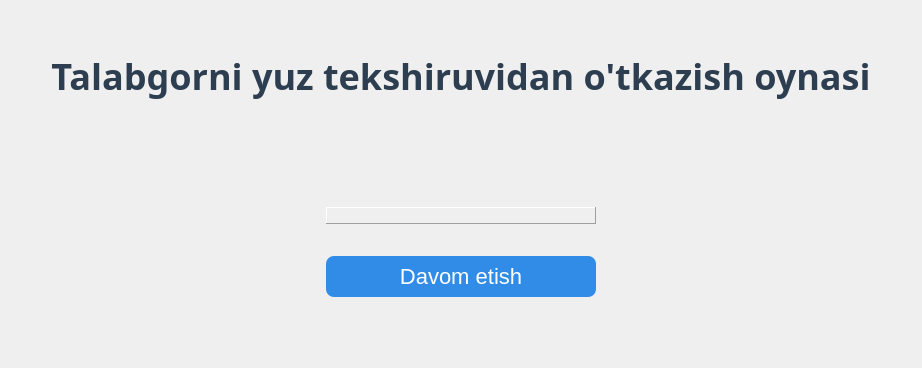
      <widget class="QWidget" name="page_face">
       <layout class="QGridLayout" name="gridLayout_3">
        <item row="1" column="1">
         <layout class="QVBoxLayout" name="verticalLayout_11">
          <item>
           <widget class="QLabel" name="label_face_check">
            <property name="sizePolicy">
             <sizepolicy hsizetype="Preferred" vsizetype="Preferred">
              <horstretch>0</horstretch>
              <verstretch>0</verstretch>
             </sizepolicy>
            </property>
            <property name="font">
             <font>
              <family>Segoe UI,Arial</family>
              <pointsize>-1</pointsize>
              <weight>75</weight>
              <bold>true</bold>
             </font>
            </property>
            <property name="styleSheet">
             <string notr="true">QLabel {
    color: #2c3e50;
    font-size: 36px;
    font-weight: bold;
    font-family: &quot;Segoe UI&quot;, &quot;Arial&quot;;
}</string>
            </property>
            <property name="text">
             <string>Talabgorni yuz tekshiruvidan o'tkazish oynasi</string>
            </property>
            <property name="alignment">
             <set>Qt::AlignCenter</set>
            </property>
           </widget>
          </item>
          <item>
           <spacer name="verticalSpacer_4">
            <property name="orientation">
             <enum>Qt::Vertical</enum>
            </property>
            <property name="sizeHint" stdset="0">
             <size>
              <width>20</width>
              <height>100</height>
             </size>
            </property>
           </spacer>
          </item>
          <item>
           <layout class="QHBoxLayout" name="horizontalLayout_4">
            <item>
             <widget class="QLabel" name="label_13">
              <property name="text">
               <string/>
              </property>
              <property name="scaledContents">
               <bool>true</bool>
              </property>
              <property name="alignment">
               <set>Qt::AlignCenter</set>
              </property>
             </widget>
            </item>
            <item>
             <layout class="QVBoxLayout" name="verticalLayout_2">
              <item>
               <widget class="QLabel" name="label_video_box">
                <property name="enabled">
                 <bool>true</bool>
                </property>
                <property name="sizePolicy">
                 <sizepolicy hsizetype="Preferred" vsizetype="Preferred">
                  <horstretch>0</horstretch>
                  <verstretch>0</verstretch>
                 </sizepolicy>
                </property>
                <property name="font">
                 <font>
                  <family>Calibri</family>
                 </font>
                </property>
                <property name="frameShape">
                 <enum>QFrame::Panel</enum>
                </property>
                <property name="frameShadow">
                 <enum>QFrame::Raised</enum>
                </property>
                <property name="text">
                 <string/>
                </property>
                <property name="pixmap">
                 <pixmap>:/resources/images/img1.jpg</pixmap>
                </property>
                <property name="scaledContents">
                 <bool>true</bool>
                </property>
                <property name="alignment">
                 <set>Qt::AlignCenter</set>
                </property>
               </widget>
              </item>
              <item>
               <widget class="QLabel" name="label_result_face_candidate">
                <property name="font">
                 <font>
                  <family>Calibri</family>
                  <pointsize>12</pointsize>
                 </font>
                </property>
                <property name="frameShadow">
                 <enum>QFrame::Plain</enum>
                </property>
                <property name="text">
                 <string/>
                </property>
                <property name="scaledContents">
                 <bool>true</bool>
                </property>
                <property name="alignment">
                 <set>Qt::AlignCenter</set>
                </property>
               </widget>
              </item>
              <item>
               <widget class="QPushButton" name="btn_candidate_next">
                <property name="sizePolicy">
                 <sizepolicy hsizetype="Preferred" vsizetype="Preferred">
                  <horstretch>0</horstretch>
                  <verstretch>0</verstretch>
                 </sizepolicy>
                </property>
                <property name="font">
                 <font>
                  <pointsize>-1</pointsize>
                 </font>
                </property>
                <property name="styleSheet">
                 <string notr="true">QPushButton {
    background-color: #318CE7;
    color: white;
    border: none;
    border-radius: 8px;
    padding: 8px 16px;
    font-size: 22px;
}

QPushButton:hover {
    background-color: #2980b9;
}

QPushButton:pressed {
    background-color: #1c6ea4;
    padding-left: 10px;
    padding-top: 10px;
}
</string>
                </property>
                <property name="text">
                 <string>Davom etish</string>
                </property>
                <property name="autoDefault">
                 <bool>true</bool>
                </property>
                <property name="default">
                 <bool>true</bool>
                </property>
               </widget>
              </item>
             </layout>
            </item>
            <item>
             <widget class="QLabel" name="label_14">
              <property name="text">
               <string/>
              </property>
              <property name="scaledContents">
               <bool>true</bool>
              </property>
              <property name="alignment">
               <set>Qt::AlignCenter</set>
              </property>
             </widget>
            </item>
           </layout>
          </item>
         </layout>
        </item>
        <item row="1" column="0">
         <spacer name="horizontalSpacer_3">
          <property name="orientation">
           <enum>Qt::Horizontal</enum>
          </property>
          <property name="sizeHint" stdset="0">
           <size>
            <width>40</width>
            <height>20</height>
           </size>
          </property>
         </spacer>
        </item>
        <item row="1" column="2">
         <spacer name="horizontalSpacer_4">
          <property name="orientation">
           <enum>Qt::Horizontal</enum>
          </property>
          <property name="sizeHint" stdset="0">
           <size>
            <width>40</width>
            <height>20</height>
           </size>
          </property>
         </spacer>
        </item>
        <item row="2" column="1">
         <widget class="QLabel" name="label_11">
          <property name="text">
           <string/>
          </property>
         </widget>
        </item>
        <item row="0" column="1">
         <spacer name="verticalSpacer_5">
          <property name="orientation">
           <enum>Qt::Vertical</enum>
          </property>
          <property name="sizeHint" stdset="0">
           <size>
            <width>20</width>
            <height>40</height>
           </size>
          </property>
         </spacer>
        </item>
        <item row="3" column="1">
         <spacer name="verticalSpacer_6">
          <property name="orientation">
           <enum>Qt::Vertical</enum>
          </property>
          <property name="sizeHint" stdset="0">
           <size>
            <width>20</width>
            <height>40</height>
           </size>
          </property>
         </spacer>
        </item>
       </layout>
      </widget>
